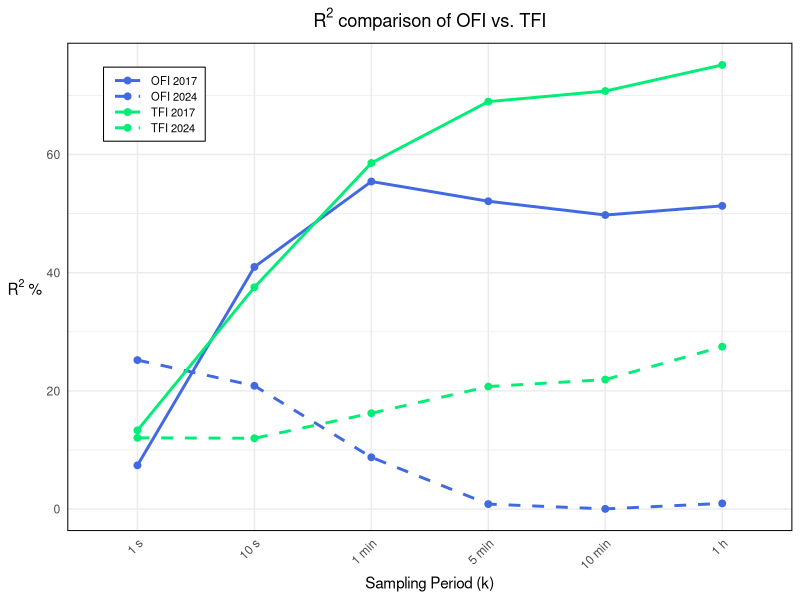
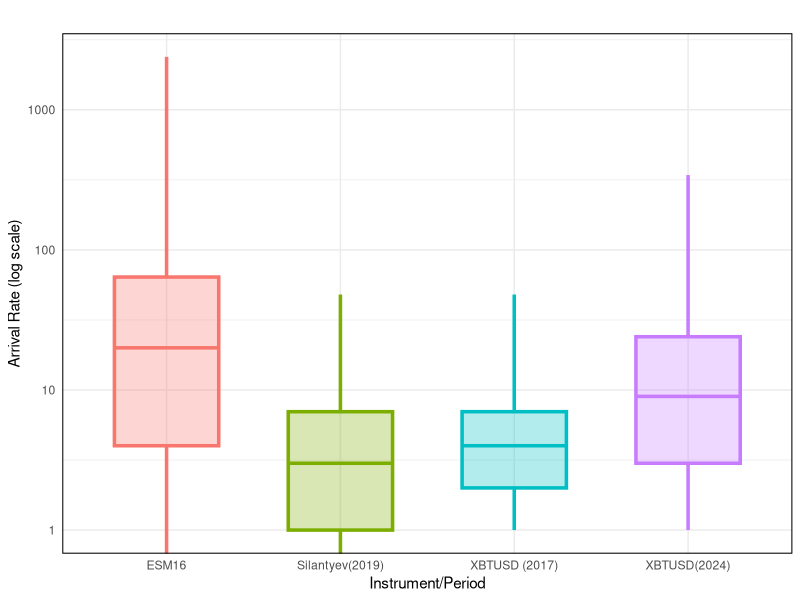
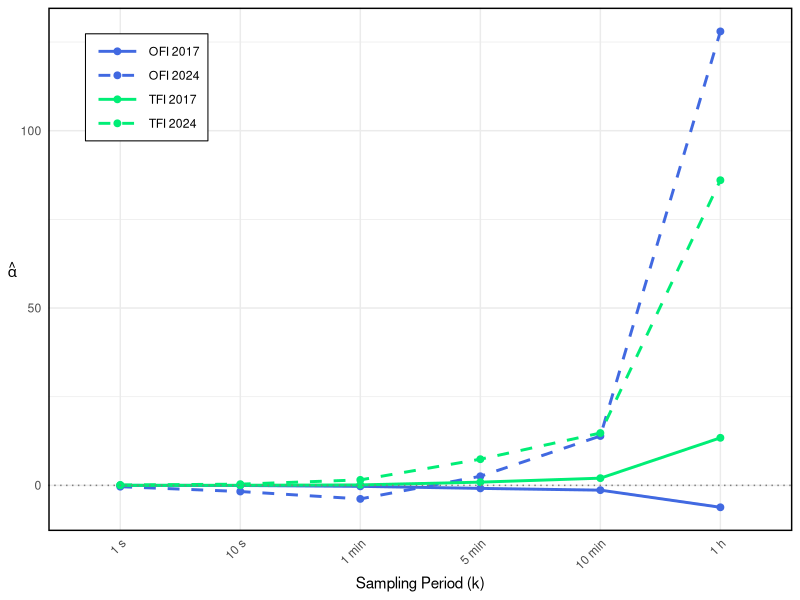
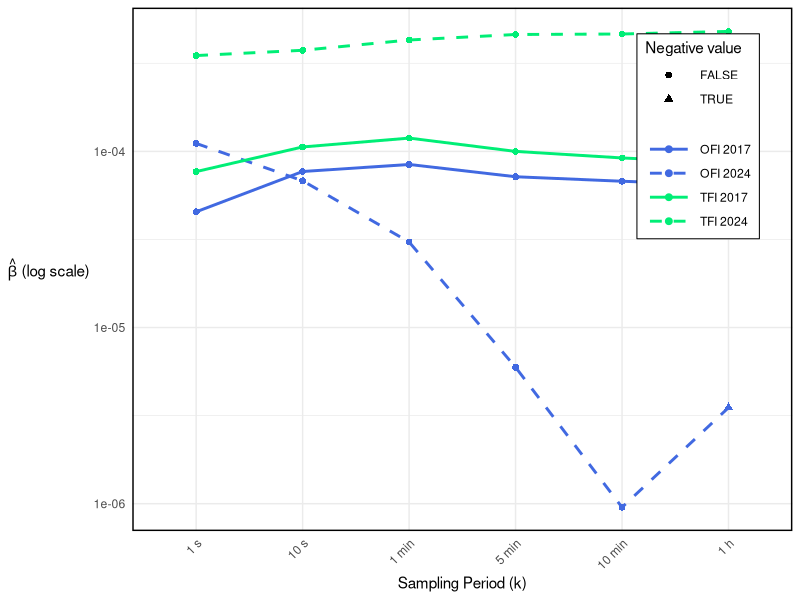
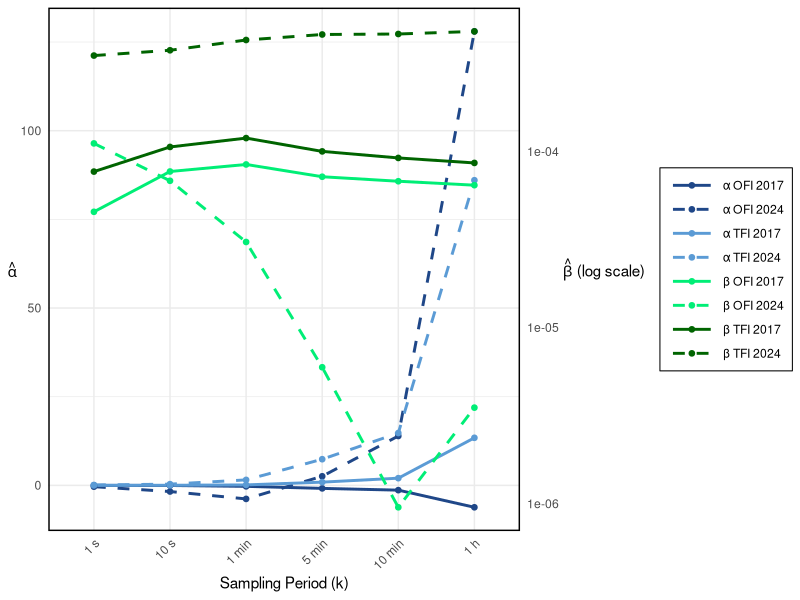

Write the R code that produced these figures, in order.
## ---- chunk 1
# required libraries
library(ggplot2)
library(dplyr)
library(tidyr)

# data frame
k <- c('1 s', '10 s', '1 min', '5 min', '10 min', '1 h')
ofi_2017 <- c(7.40, 40.97, 55.43, 52.09, 49.76, 51.31)
ofi_2024 <- c(25.21, 20.86, 8.76, 0.84, 0.03, 0.96)
tfi_2017 <- c(13.32, 37.53, 58.56, 68.95, 70.74, 75.16)
tfi_2024 <- c(12.06, 11.98, 16.22, 20.73, 21.91, 27.48)

# Reshape data to long format for better plotting
data_long <- data.frame(
  k = factor(rep(k, 4), levels = k),
  value = c(ofi_2017, ofi_2024, tfi_2017, tfi_2024),
  type = rep(c("OFI", "OFI", "TFI", "TFI"), each = 6),
  year = rep(c("2017", "2024", "2017", "2024"), each = 6),
  group = rep(c("OFI 2017", "OFI 2024", "TFI 2017", "TFI 2024"), each = 6)
)

#  plot
# For the line plot:
ggplot(data_long, aes(x = k, y = value, group = group, color = group, linetype = group)) +
  geom_line(size = 1) +
  geom_point(size = 2) +
  scale_color_manual(
    name = NULL,
    values = c("OFI 2017" = "royalblue", "OFI 2024" = "royalblue", 
               "TFI 2017" = "springgreen2", "TFI 2024" = "springgreen2")
  ) +
  scale_linetype_manual(
    name = NULL,
    values = c("OFI 2017" = "solid", "OFI 2024" = "dashed", 
               "TFI 2017" = "solid", "TFI 2024" = "dashed")
  ) +
  labs(
    title=expression("R"^2~"comparison of OFI vs. TFI"),
    x = "Sampling Period (k)",
    y = expression("R"^2 ~ "%")
  ) +
  theme_minimal() +
  theme(
    panel.border = element_rect(color = "black", fill = NA, size = 0.7),  # Add this line
    axis.title.y = element_text(angle = 0, vjust = 0.5),  # Add this line
    legend.position = c(0.05, 0.95),  
    legend.justification = c(0, 1),   
    legend.direction = "vertical",
    legend.box.background = element_rect(color = "black", fill = "white"),
    legend.margin = margin(4, 6, 4, 6),
    # KEY PART: reduce legend size
    legend.text = element_text(size = 8),     # smaller text
    legend.title = element_text(size = 8),
    legend.key.size = unit(0.4, "cm"),        # smaller symbol box
    legend.key.width = unit(0.8, "cm"),       # narrower keys
    legend.spacing.y = unit(0.1, "cm"),       # less vertical space
    axis.text.x = element_text(angle = 45, hjust = 1),
    plot.title = element_text(hjust = 0.5)
  )
## ---- chunk 2
df_box <- data.frame(
  Instrument = c("XBTUSD (2017)", "Silantyev(2019)", "ESM16", "XBTUSD(2024)"),
  Min = c(1, 0, 0, 1),
  Q1 = c(2, 1, 4, 3),
  Median = c(4, 3, 20, 9),
  Q3 = c(7, 7, 64, 24),
  Max = c(48, 48, 2387, 342)
)

ggplot(df_box, aes(x=Instrument)) +
  geom_boxplot(
    aes(lower=Q1, middle=Median, upper=Q3, ymin=Min, ymax=Max,
        fill=Instrument, color=Instrument),
    stat="identity", width=0.6, alpha=0.3, size=1.2,
    fatten=1  
  ) +
  scale_y_log10() +
  labs(title="",
       y="Arrival Rate (log scale)", x="Instrument/Period") +
  theme_minimal() +
  theme(
    legend.position="none",
    panel.border = element_rect(color = "black", fill = NA, size = 0.7)  # Add border
  )



## ---- chunk 3
library(ggplot2)
library(dplyr)
library(tidyr)

# Data
k <- c('1 s', '10 s', '1 min', '5 min', '10 min', '1 h')

# Alpha values
alpha_ofi_2017 <- c(0.0013, -0.0355, -0.2776, -0.8511, -1.3485, -6.1830)
alpha_ofi_2024 <- c(-0.3733, -1.7360, -3.8186, 2.5649, 13.9163, 127.9933)
alpha_tfi_2017 <- c(0.0122, 0.0290, 0.1303, 0.9072, 2.0272, 13.4080)
alpha_tfi_2024 <- c(0.1061, 0.3421, 1.5443, 7.3748, 14.7543, 86.0347)

# Beta values
beta_ofi_2017 <- c(4.54e-05, 7.69e-05, 8.43e-05, 7.18e-05, 6.77e-05, 6.43e-05)
beta_ofi_2024 <- c(1.11e-04, 6.81e-05, 3.06e-05, 5.95e-06, 9.54e-07, -3.51e-06)
beta_tfi_2017 <- c(7.68e-05, 1.06e-04, 1.19e-04, 1.00e-04, 9.18e-05, 8.60e-05)
beta_tfi_2024 <- c(3.50e-04, 3.75e-04, 4.29e-04, 4.61e-04, 4.64e-04, 4.80e-04)

# ===== ALPHA PLOT =====
data_alpha <- data.frame(
  k = factor(rep(k, 4), levels = k),
  value = c(alpha_ofi_2017, alpha_ofi_2024, alpha_tfi_2017, alpha_tfi_2024),
  type = rep(c("OFI", "OFI", "TFI", "TFI"), each = 6),
  year = rep(c("2017", "2024", "2017", "2024"), each = 6),
  group = rep(c("OFI 2017", "OFI 2024", "TFI 2017", "TFI 2024"), each = 6)
)

# Add small offset to handle negative values in log scale
offset <- abs(min(data_alpha$value)) + 0.001
data_alpha$value_adj <- data_alpha$value + offset

ggplot(data_alpha, aes(x = k, y = value, group = group, color = group, linetype = group)) +
  geom_line(size = 1) +
  geom_point(size = 2) +
  geom_hline(yintercept = 0, linetype = "dotted", color = "gray50", size = 0.5) +
  scale_color_manual(
    name = NULL,
    values = c("OFI 2017" = "royalblue", "OFI 2024" = "royalblue", 
               "TFI 2017" = "springgreen2", "TFI 2024" = "springgreen2")
  ) +
  scale_linetype_manual(
    name = NULL,
    values = c("OFI 2017" = "solid", "OFI 2024" = "dashed", 
               "TFI 2017" = "solid", "TFI 2024" = "dashed")
  ) +
  labs(
    x = "Sampling Period (k)",
    y = expression(hat(alpha))
  ) +
  theme_minimal() +
  theme(
    panel.border = element_rect(color = "black", fill = NA, size = 1),
    axis.title.y = element_text(angle = 0, vjust = 0.5),
    legend.position = c(0.05, 0.95),  
    legend.justification = c(0, 1),   
    legend.direction = "vertical",
    legend.box.background = element_rect(color = "black", fill = "white"),
    legend.margin = margin(4, 6, 4, 6),
    legend.key.width = unit(1.2, "cm"),
    axis.text.x = element_text(angle = 45, hjust = 1),
    plot.title = element_text(hjust = 0.5)
  )

# ===== BETA PLOT (with log scale) =====
data_beta <- data.frame(
  k = factor(rep(k, 4), levels = k),
  value = c(beta_ofi_2017, beta_ofi_2024, beta_tfi_2017, beta_tfi_2024),
  type = rep(c("OFI", "OFI", "TFI", "TFI"), each = 6),
  year = rep(c("2017", "2024", "2017", "2024"), each = 6),
  group = rep(c("OFI 2017", "OFI 2024", "TFI 2017", "TFI 2024"), each = 6)
)

# Handle negative beta value for log scale
data_beta$value_abs <- abs(data_beta$value)
data_beta$is_negative <- data_beta$value < 0

ggplot(data_beta, aes(x = k, y = value_abs, group = group, color = group, linetype = group)) +
  geom_line(size = 1) +
  geom_point(aes(shape = is_negative), size = 2) +
  scale_y_log10(
    labels = scales::scientific
  ) +
  scale_color_manual(
    name = NULL,
    values = c("OFI 2017" = "royalblue", "OFI 2024" = "royalblue", 
               "TFI 2017" = "springgreen2", "TFI 2024" = "springgreen2")
  ) +
  scale_linetype_manual(
    name = NULL,
    values = c("OFI 2017" = "solid", "OFI 2024" = "dashed", 
               "TFI 2017" = "solid", "TFI 2024" = "dashed")
  ) +
  scale_shape_manual(
    name = "Negative value",
    values = c("FALSE" = 16, "TRUE" = 17),
    guide = guide_legend(order = 2)
  ) +
  labs(
    x = "Sampling Period (k)",
    y = expression(hat(beta) ~ "(log scale)")
  ) +
  theme_minimal() +
  theme(
    panel.border = element_rect(color = "black", fill = NA, size = 1),
    axis.title.y = element_text(angle = 0, vjust = 0.5),
    legend.position = c(0.95, 0.95),  
    legend.justification = c(1, 1),   
    legend.direction = "vertical",
    legend.box.background = element_rect(color = "black", fill = "white"),
    legend.margin = margin(4, 6, 4, 6),
    legend.key.width = unit(1.2, "cm"),
    axis.text.x = element_text(angle = 45, hjust = 1),
    plot.title = element_text(hjust = 0.5)
  )
## ---- chunk 4
library(ggplot2)
library(dplyr)

# Data
k <- c('1 s', '10 s', '1 min', '5 min', '10 min', '1 h')

# Alpha values
alpha_ofi_2017 <- c(0.0013, -0.0355, -0.2776, -0.8511, -1.3485, -6.1830)
alpha_ofi_2024 <- c(-0.3733, -1.7360, -3.8186, 2.5649, 13.9163, 127.9933)
alpha_tfi_2017 <- c(0.0122, 0.0290, 0.1303, 0.9072, 2.0272, 13.4080)
alpha_tfi_2024 <- c(0.1061, 0.3421, 1.5443, 7.3748, 14.7543, 86.0347)

# Beta values
beta_ofi_2017 <- c(4.54e-05, 7.69e-05, 8.43e-05, 7.18e-05, 6.77e-05, 6.43e-05)
beta_ofi_2024 <- c(1.11e-04, 6.81e-05, 3.06e-05, 5.95e-06, 9.54e-07, -3.51e-06)
beta_tfi_2017 <- c(7.68e-05, 1.06e-04, 1.19e-04, 1.00e-04, 9.18e-05, 8.60e-05)
beta_tfi_2024 <- c(3.50e-04, 3.75e-04, 4.29e-04, 4.61e-04, 4.64e-04, 4.80e-04)

# Create data frames with matching columns
data_alpha <- data.frame(
  k = factor(rep(k, 4), levels = k),
  value = c(alpha_ofi_2017, alpha_ofi_2024, alpha_tfi_2017, alpha_tfi_2024),
  group = rep(c("α OFI 2017", "α OFI 2024", "α TFI 2017", "α TFI 2024"), each = 6),
  metric = "alpha",
  value_scaled = NA
)

data_beta <- data.frame(
  k = factor(rep(k, 4), levels = k),
  value = abs(c(beta_ofi_2017, beta_ofi_2024, beta_tfi_2017, beta_tfi_2024)),
  group = rep(c("β OFI 2017", "β OFI 2024", "β TFI 2017", "β TFI 2024"), each = 6),
  metric = "beta",
  value_scaled = NA
)

# Define scaling factor for secondary axis
beta_range <- range(data_beta$value)
alpha_range <- range(data_alpha$value)

# For log scale transformation
log_beta_min <- log10(min(data_beta$value[data_beta$value > 0]))
log_beta_max <- log10(max(data_beta$value))

# Scaling factor
scale_factor <- (alpha_range[2] - alpha_range[1]) / (log_beta_max - log_beta_min)
shift_factor <- alpha_range[1] - scale_factor * log_beta_min

# Transform beta to alpha scale
data_beta$value_scaled <- scale_factor * log10(data_beta$value) + shift_factor
data_alpha$value_scaled <- data_alpha$value

# Plot
ggplot() +
  # Alpha lines
  geom_line(data = data_alpha, 
            aes(x = k, y = value_scaled, group = group, color = group, linetype = group),
            size = 1) +
  geom_point(data = data_alpha,
             aes(x = k, y = value_scaled, group = group, color = group),
             size = 1.6) +
  # Beta lines (scaled)
  geom_line(data = data_beta,
            aes(x = k, y = value_scaled, group = group, color = group, linetype = group),
            size = 1) +
  geom_point(data = data_beta,
             aes(x = k, y = value_scaled, group = group, color = group),
             size = 1.6) +
  # Primary y-axis (alpha)
  scale_y_continuous(
    name = expression(hat(alpha)),
    sec.axis = sec_axis(
      ~ (. - shift_factor) / scale_factor,
      name = expression(hat(beta) ~ "(log scale)"),
      labels = function(x) sprintf("%.0e", 10^x)
    )
  ) +
  # Colors: Dark shades for OFI, bright shades for TFI
  scale_color_manual(
    name = NULL,
    values = c(
      "α OFI 2017" = "#1f4788",  # Dark blue for alpha OFI
      "α OFI 2024" = "#1f4788",  # Dark blue for alpha OFI
      "α TFI 2017" = "#5b9bd5",  # Bright blue for alpha TFI
      "α TFI 2024" = "#5b9bd5",  # Bright blue for alpha TFI
      "β OFI 2017" = "springgreen2",  # Dark orange for beta OFI
      "β OFI 2024" = "springgreen2",  # Dark orange for beta OFI
      "β TFI 2017" = "darkgreen",  # Bright orange for beta TFI
      "β TFI 2024" = "darkgreen"   # Bright orange for beta TFI
    )
  ) +
  # Line types: solid for 2017, dashed for 2024
  scale_linetype_manual(
    name = NULL,
    values = c(
      "α OFI 2017" = "solid", "α OFI 2024" = "dashed",
      "α TFI 2017" = "solid", "α TFI 2024" = "dashed",
      "β OFI 2017" = "solid", "β OFI 2024" = "dashed",
      "β TFI 2017" = "solid", "β TFI 2024" = "dashed"
    )
  ) +
  labs(x = "Sampling Period (k)") +
  theme_minimal() +
  theme(
    panel.border = element_rect(color = "black", fill = NA, size = 1),
    axis.title.y.left = element_text(angle = 0, vjust = 0.5, color = "black"),
    axis.title.y.right = element_text(angle = 0, vjust = 0.5, color = "black"),
    legend.position = "right",
    legend.box.background = element_rect(color = "black", fill = "white"),
    legend.margin = margin(4, 6, 4, 6),
    legend.key.width = unit(1.2, "cm"),
    axis.text.x = element_text(angle = 45, hjust = 1)
  )
